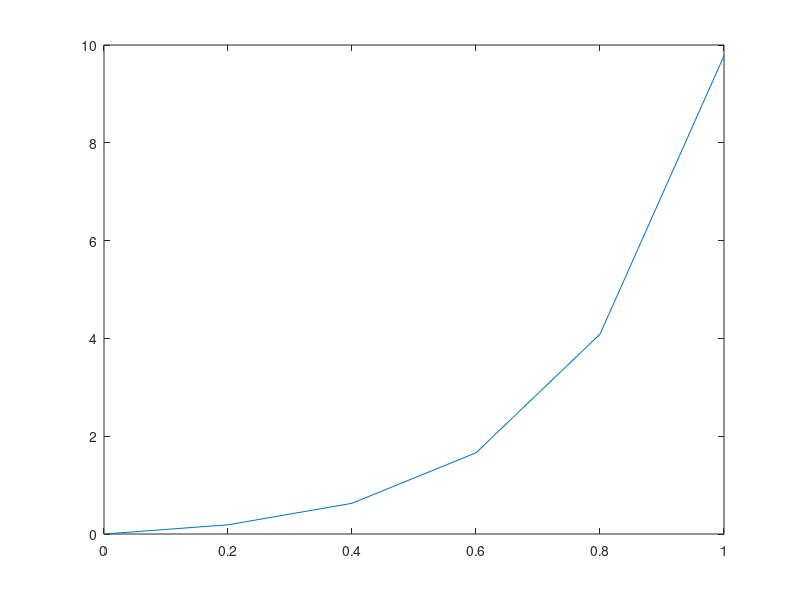

Here is the MATLAB script that generated this plot:
% % Prozess Identifikation 1
% % @file    u2_2_halbleiterdioden.m
% % @author  Marcos Pereira
% % @date    22.05.2014
% % @attention Copyright (C) 2014

u = [0.45 0.5 0.6 0.7 0.75];
i = [2 3 4 6 8];
temp = ones(1,length(u));

y_ln_i = log(i);
y_ln_i = transpose(y_ln_i);
phi = [temp; u];
phi = transpose(phi);
phi_t = transpose(phi);
p_estimated = inv(phi_t*phi)*phi_t*y_ln_i; 
p_estimated(1) = log(p_estimated(1));

u_variable = 0:0.2:1;
i_with_parameters = p_estimated(1)*(exp(p_estimated(2)*u_variable)-1);

plot(u_variable,i_with_parameters);